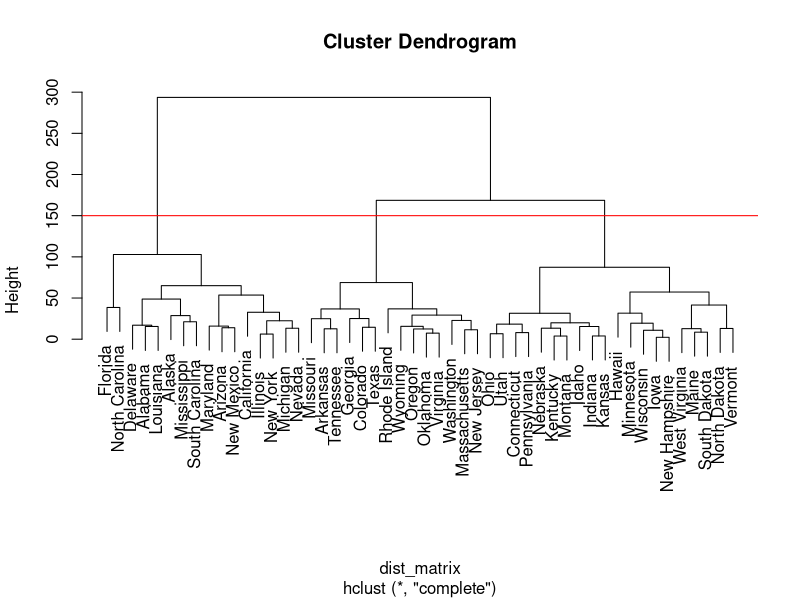
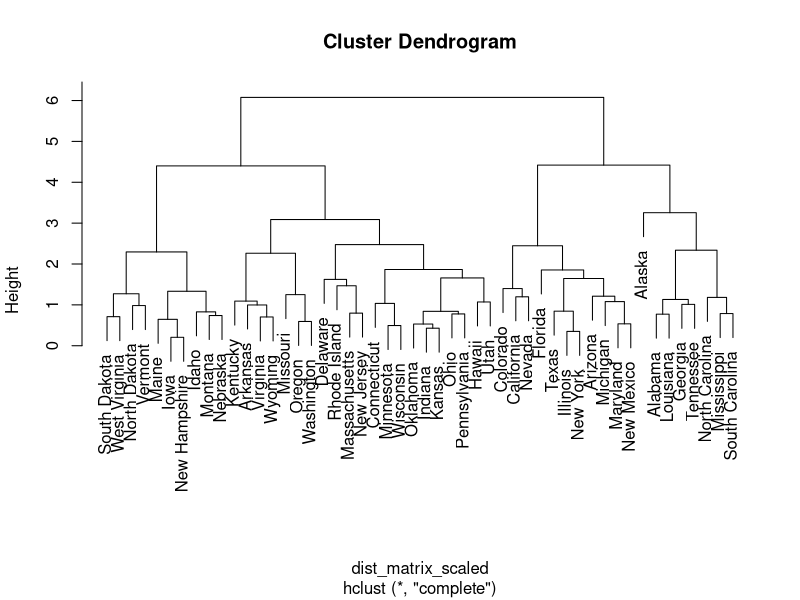

Write the R code that produced these figures, in order.
# define the USArrests as the dataset
ds <- USArrests

# calculate the Euclidian matrix
dist_matrix <- dist(ds)

# PART A - cluster the states using hierarchical clustering w/ complete linkage
hclust.complete <- hclust(dist_matrix, method = "complete")

# PART B - plot the cluster and cut the dendogram that results in three distinct clusters
# here, at height=150, it results in three distinct clusters
plot(hclust.complete)
abline(h = 150, col = "red")

# get the states on each clusters
cutree(hclust.complete, k=1)
cutree(hclust.complete, k=2)
cutree(hclust.complete, k=3)

# PART C - heirarchically cluster the states again, this time by scaling to have a sd=1

# scale the original dataset for all of the features have standard deviation=1
ds.scaled <- scale(ds)
colMeans(ds.scaled)
apply(ds.scaled, 2, sd)

# calculate the Euclidian matrix
dist_matrix_scaled <- dist(ds.scaled)

# cluster the new scaled dataset using hclust complete linkage
hclust.scaled_complete <- hclust(dist_matrix_scaled, method="complete")
plot(hclust.scaled_complete)
